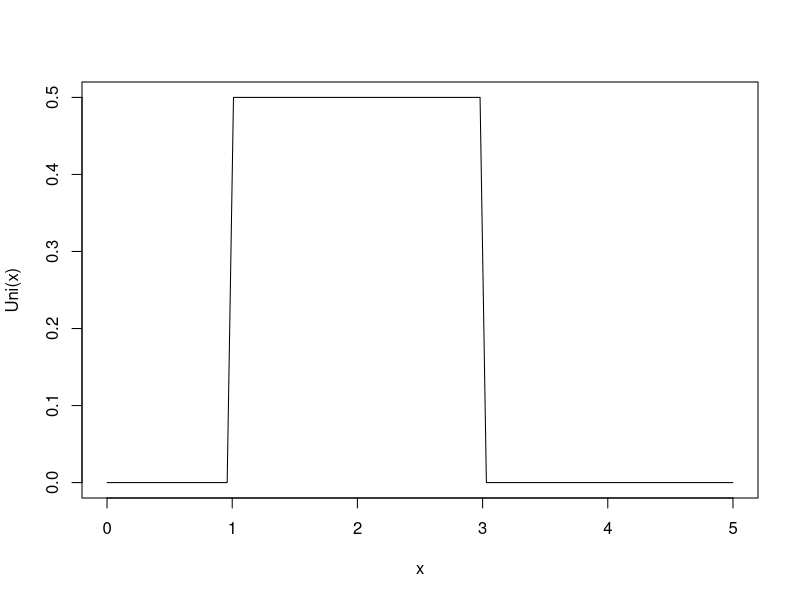
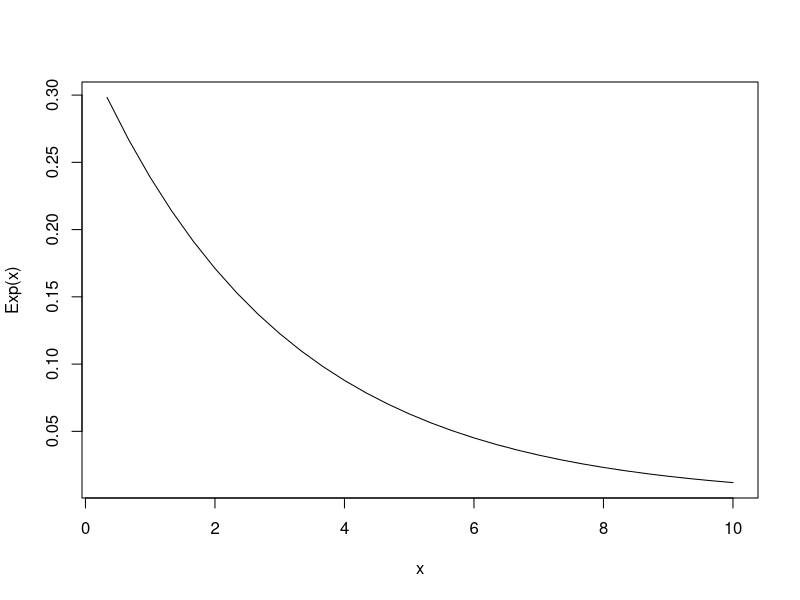
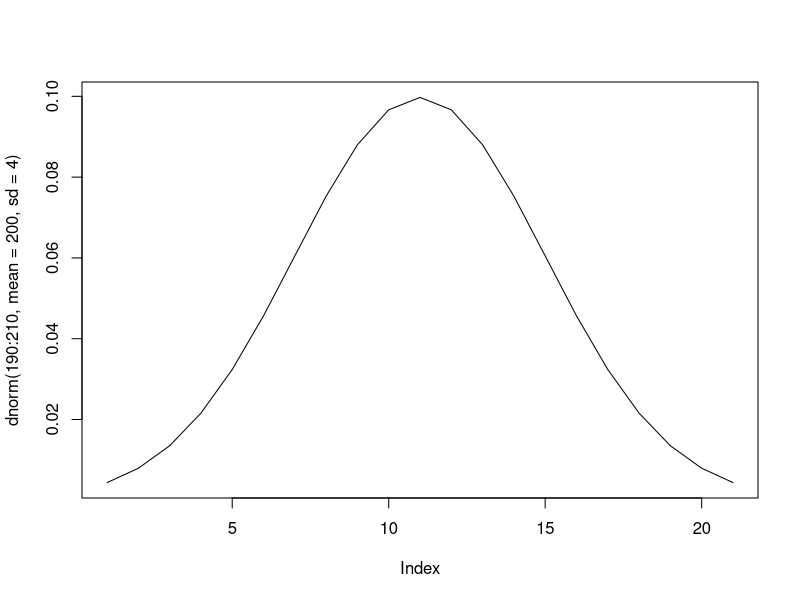

Reproduce these figures in R, in order. (Note: this script raises an error after producing the figures.)
############################################################################
### Deskriptive Statistik - Uebungserie 7: Stetige Verteilungen
###
### Nicolas Stern
### 17.11.2018
###
#############################################################################
# Uebungserie 7 - Trace



xv <- seq(0,5,length=100)
plot(xv, dunif(xv,1,3), type = "l", ylab = "Uni(x)", xlab = "x")

dunif(1:15, 5, 10)


# Aufgabe: Exponentialverteilung
# In einer vierwöchigen Datenerhebung missen Sie die Länge der Telefongespräche, 
# die Sie auf Ihrem Handy führen. Sie finden heraus, dass die Dauer der Gespräche (in Minuten) 
# einer Exponentialverteilung folgt, und Ihre Gespräche im Erwartungswert 3 Minuten lang sind
# Aufgabe: 
# 1. Welche Verteilung hat die Zufallsvariable X, welche die Dauer der Telefongespräche in Minuten beschreibt?
# 2. Das Telefon klingelt. Wie gross ist die Wahrscheinlichkeit, dass dieses Gespräch höchstens eine Minute dauert?
# 3. Wie gross ist die Wahrscheinlichkeit, dass das Gespräch länger als eine Minute dauert?
# 4. Mit welcher Wahrscheinlichkeit dauert das Gespräch zwischen einer und drei Minuten?
# 5. Berechnen und interpretieren Sie das 25%-Quantil dieser Verteilung.


xv <- seq(1/3, 10, length=30)
plot(xv, dexp(xv, rate=1/3), type = "l", ylab = "Exp(x)", xlab = "x")


x<-pexp(3, rate=1/3)
quantile(x)


?quantile

xvalues <- seq(0, 10, length=11)
prob <- dexp(xvalues, rate=1/3)
quantile (prob, probs=0.25 )

# Aufgabe: Normalverteilung
# Aufgabe: In einer Fabrik werden Tüten mit Kartoffelchips befüllt. Das durchschnittliche 
# Gewicht der Tüten soll nach den Angaben des Werkes 200 g betragen. Da die Tüten 
# maschinell befüllt werden, wird dieser Wert nur mit einer Standardabweichung 
# von 4 g eingehalten. Mit welcher Wahrscheinlichkeit werden Tüten abgefüllt, deren 
# Gewicht 
# - um weniger als 2 g vom Mittelwert abweicht?
# - über 205 g liegt?
# - Welches Gewicht wird von 95% der Tüten überschritten?
plot(dnorm(190:210, mean=200, sd=4), type="l")

pnorm(204, mean=200, sd=4, lower.tail=T) - pnorm(196, mean=200, sd=4, lower.tail=T)


pnorm( 198.3, mean = 200, lower.tail = T)

?qnorm

###########################################################
# Normalverteilung Beispiel	
# Funktionsdauer	von	Taschenrechnern
# Die	Funktionsdauer	x	ist	normalverteilt	mit	Erwartungswert	µ = 120	h	
# und	 theoretischer	Varianz s2 = 100.	
# Wie	wahrscheinlich	ist	es,	dass	die	Funktionsdauer höchstens	135	h dauert
pnorm(q = 135, mean = 120, sd = 10)

# loesungsweg via standardiesierung
z <- (135-120) / 10
pnorm (q = 1.5, mean = 0, sd = 1)
# n.b. : mean und sd sind vorbelegt. Früher haette man aus tabelle diese Werte gelesen
# Um die"Wahrscheinlichkeit, dass die Dauer hoeher ist als x" :  
# 1 - n oder lower tail verwenden

# Rechnen	mit	der	Normalverteilung, dass	Wahrscheinlichkeit zwischen	105	und	135	Stunden	liegt:
pnorm (q= 135, mean = 120, sd= 10) - pnorm(q = 105, mean=120, sd=10)

# wleche lebensdauer wird von 95 % der TR nicht ueberschritten?
qnorm (p = 0.95, mean = 120, sd = 10)

# symmetreischer 95 %  - Bereich:
# untere Grenze  
qnorm (p = 0.025, mean = 120, sd = 10)
# obere Grenze  
qnorm (p = 0.975, mean = 120, sd = 10)

# Aufgabe: Chi-Quadrat-Verteilung
# Aufgabe: Mit welcher Wahrscheinlichkeit liegt der Wert einer χ2-Verteilung mit df = 11 über 15?


###########################################################
# Aufgabe: Chi-Quadrat-Verteilung
# Mit welcher Wahrscheinlichkeit liegt der Wert einer Chi-quadrat-Verteilung  mit df = 11 über 15?
1-pchisq(15, df=11)

qchisq(.8, df=10, lower.tail = T)
qchisq(.8, df=10, lower.tail = F)
qchisq(.2, df=10, lower.tail = T)
qchisq(.2, df=10, lower.tail = F)


x1 <- seq(0.5, 0.95, .05 )
y1 <- qchisq(x1, df=11)
v1 <- matrix(c(x1, y1), nrow = 10, byrow = FALSE)

x2 <- seq(0.8, 0.85, .01 )
y2 <- qchisq(x2, df=11)
v2 <- matrix(c(x2, y2), nrow = 6, byrow = FALSE)

v2

length(x)

qchisq(.000000000000005, df=3, lower.tail = F)

plot(qchisq())

?qchisq

# exemples chi-2
# Bestimmen Sie das 95%-Perzentil der Chi-2-Verteilung mit Freiheitsgrad 7.
qchisq(.95, df=7)

vec <- seq(.05, .9, .01)

plot(qchisq(vec, df=11, lower.tail = F), type = "l")
plot(qchisq(vec, df=11), type = "l")

vec <- seq(.8, .9, .010)

plot(qchisq(vec, df=11))

     

plot(dchisq(1:20, df=1), type="l")

plot(dchisq(1:50, df=10), type="l")
plot(pchisq(1:20, df=10), type="l")
plot(dchisq(1:20, df=3))


# bsps
plot(dchisq(1:30, df=11), type="l")
?dchisq

# Studentsche t-Verteilung
dt(0, df=5 )
pt(2.3, df=5)
qt(.05, df=46)

vec <- seq(-10, 10, .1)
plot(dt(vec, df=5), type="l")


# Aufgabe: Mit welcher Wahrscheinlichkeit liegt der Wert der Studentschen t-Verteilung 
# unter -0.5, respektive unter 1? Der Freiheitsgrad sei 7.
pt(-0.5, df=7)
pt(1, df=7)

# Bestimmen Sie das 2:5%- und das 97:5%-Perzentil der Studentschen t-Verteilung mit Freiheitsgrad 5.
qt(c(0.025, 0.975), df=5)


# Schiefe
# Bestimmen Sie die Schiefe der Wartezeiten von Faithful.
faithful
summary(faithful)
wait <- faithful$waiting
y <- sort(wait)

library(e1071)
skewness(waiting)
## [1] -0.4135498
x <- 1:length(wait)

plot(x, y, type="l")
frequency(wait)
?frequency

# KUrtosis
library(e1071)
duration <- faithful$eruptions
kurtosis(duration)
